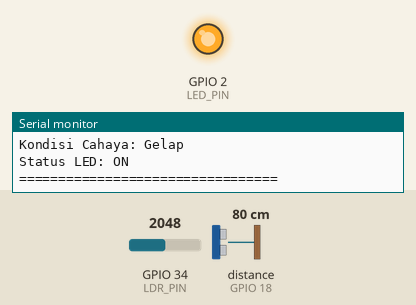
This sketch was run on a simulated ESP32. On the bench: output pins drawn as LEDs (lit = HIGH), the last lines printed to the serial monitor. Wiring (inferred from the names in the program): ultrasonic range finder: trigger GPIO 19; echo GPIO 18. The inputs (shaded band) are chosen by the test bench; at power-on: distance to the obstacle (sensor on GPIO 18) 80 cm, GPIO 34 (LDR_PIN) = 2048. The echo pulse lasts 58.3 µs per cm; WiFi joins after 1.5 s; servers stay silent unless stated; pins used as bus, display or sensor lines are not drawn.

Above: at 2.7 s.
2.8 s: distance to the obstacle (sensor on GPIO 18) set to 97 cm
4.3 s: distance to the obstacle (sensor on GPIO 18) set to 105 cm
At 5.2 s:
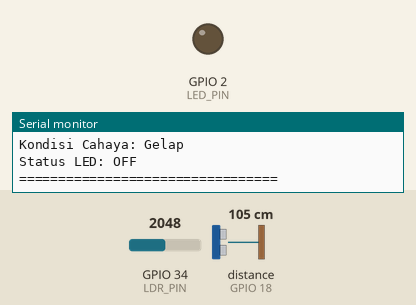
Timing chart, 0 to 7.3 s (numbered marks = the images above; inputs shaded):
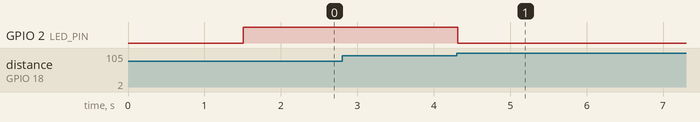

Measured:
- the behaviour switches between 100 and 101 cm on distance to the obstacle (sensor on GPIO 18) (found by bisection; images 0 and 1)
- after the input at 4.3 s, GPIO 2 (LED_PIN): HIGH → LOW at once

The sketch:

sketch_nov17a.ino
```cpp
#include <WiFi.h>
#include <WebServer.h>

// ================ WIFI CONFIGURATION ================
const char* ssid = "Mode Pesawat";
const char* password = "aaaaaaaa";

// ================ PIN CONFIGURATION =================
#define TRIG_PIN 19
#define ECHO_PIN 18
#define LDR_PIN 34
#define LED_PIN 2

// ================ SYSTEM CONFIGURATION ==============
const int LIGHT_THRESHOLD = 2000;
const float DISTANCE_THRESHOLD = 100.0;

// ================ VARIABLES =========================
WebServer server(80);

float distance = -1;
int ldrValue = 0;

bool objectDetected = false;
bool isDark = false;
bool ledStatus = false;

bool wifiConnected = false;

// ================ HTML DASHBOARD ====================
const char webpage[] PROGMEM = R"rawliteral(
<!DOCTYPE html>
<html>
<head>
<meta name="viewport" content="width=device-width, initial-scale=1">
<title>Smart Room Monitoring</title>

<style>
body {
  font-family: Arial, sans-serif;
  background: #eef2f7;
  text-align: center;
  padding: 20px;
}

.container {
  max-width: 500px;
  margin: auto;
}

.card {
  background: white;
  padding: 20px;
  margin: 15px 0;
  border-radius: 12px;
  box-shadow: 0 2px 8px #ccc;
}

.value {
  font-size: 26px;
  font-weight: bold;
  color: #2563eb;
}

.status {
  font-size: 18px;
  font-weight: bold;
}

.online {
  color: green;
}

.offline {
  color: red;
}
</style>
</head>

<body>

<div class="container">

<h2>Smart Room Monitoring</h2>
<p>ESP32 IoT Dashboard</p>

<div class="card">
<h3>Status WiFi</h3>
<p class="status" id="wifi">Loading...</p>
<p id="ip">IP Address: -</p>
</div>

<div class="card">
<h3>Jarak Objek</h3>
<p class="value" id="distance">Loading...</p>
</div>

<div class="card">
<h3>Intensitas Cahaya (ADC)</h3>
<p class="value" id="light">Loading...</p>
</div>

<div class="card">
<h3>Status Objek</h3>
<p class="value" id="object">Loading...</p>
</div>

<div class="card">
<h3>Kondisi Ruangan</h3>
<p class="value" id="room">Loading...</p>
</div>

<div class="card">
<h3>Status LED</h3>
<p class="value" id="led">Loading...</p>
</div>

</div>

<script>
async function updateData() {
  try {
    const response = await fetch('/data');
    const data = await response.json();

    document.getElementById('wifi').innerText =
      data.wifi ? 'TERHUBUNG' : 'TERPUTUS';

    document.getElementById('wifi').className =
      data.wifi ? 'status online' : 'status offline';

    document.getElementById('ip').innerText =
      'IP Address: ' + data.ip;

    document.getElementById('distance').innerText =
      data.distance < 0
      ? 'Tidak terbaca'
      : data.distance + ' cm';

    document.getElementById('light').innerText =
      data.light;

    document.getElementById('object').innerText =
      data.object ? 'Objek Terdeteksi' : 'Tidak Ada Objek';

    document.getElementById('room').innerText =
      data.dark ? 'Gelap' : 'Terang';

    document.getElementById('led').innerText =
      data.led ? 'MENYALA' : 'MATI';

  } catch (error) {
    document.getElementById('wifi').innerText =
      'SERVER TIDAK TERJANGKAU';
    document.getElementById('wifi').className =
      'status offline';

    console.log('Gagal mengambil data');
  }
}

setInterval(updateData, 1000);
updateData();
</script>

</body>
</html>
)rawliteral";

// ================ ULTRASONIC READING ================
float readDistance() {

  digitalWrite(TRIG_PIN, LOW);
  delayMicroseconds(2);

  digitalWrite(TRIG_PIN, HIGH);
  delayMicroseconds(10);
  digitalWrite(TRIG_PIN, LOW);

  unsigned long duration =
    pulseIn(ECHO_PIN, HIGH, 30000);

  if (duration == 0) {
    return -1;
  }

  float result = duration * 0.0343 / 2;

  return result;
}

// ================ SENSOR PROCESSING =================
void readSensors() {

  distance = readDistance();
  ldrValue = analogRead(LDR_PIN);

  // Deteksi objek maksimal 100 cm
  objectDetected =
    (distance > 0 && distance <= DISTANCE_THRESHOLD);

  // Nilai ADC tinggi berarti gelap
  isDark = (ldrValue >= LIGHT_THRESHOLD);

  // LED ON jika objek dekat dan kondisi gelap
  ledStatus = objectDetected && isDark;

  digitalWrite(LED_PIN, ledStatus ? HIGH : LOW);
}

// ================ WIFI STATUS =======================
String getWiFiStatus() {

  if (WiFi.status() == WL_CONNECTED) {
    return "Terhubung";
  }

  return "Terputus";
}

// ================ SERIAL MONITOR ====================
void printData() {

  Serial.println();
  Serial.println("===== SMART ROOM MONITORING =====");

  Serial.print("Status WiFi: ");
  Serial.println(getWiFiStatus());

  Serial.print("IP Address: ");

  if (WiFi.status() == WL_CONNECTED) {
    Serial.println(WiFi.localIP());
  } else {
    Serial.println("Tidak tersedia");
  }

  Serial.print("Jarak Objek: ");

  if (distance < 0) {
    Serial.println("Tidak terbaca");
  } else {
    Serial.print(distance);
    Serial.println(" cm");
  }

  Serial.print("Status Objek: ");
  Serial.println(objectDetected ? "Terdeteksi" : "Tidak Ada");

  Serial.print("Nilai LDR: ");
  Serial.println(ldrValue);

  Serial.print("Kondisi Cahaya: ");
  Serial.println(isDark ? "Gelap" : "Terang");

  Serial.print("Status LED: ");
  Serial.println(ledStatus ? "ON" : "OFF");

  Serial.println("=================================");
}

// ================ WEB SERVER ========================
void handleRoot() {

  server.send_P(200, "text/html", webpage);
}

void handleData() {

  bool wifiStatus = (WiFi.status() == WL_CONNECTED);

  String ipAddress = wifiStatus
    ? WiFi.localIP().toString()
    : "-";

  String json = "{";

  json += "\"distance\":" + String(distance, 1) + ",";
  json += "\"light\":" + String(ldrValue) + ",";
  json += "\"object\":" + String(objectDetected ? "true" : "false") + ",";
  json += "\"dark\":" + String(isDark ? "true" : "false") + ",";
  json += "\"led\":" + String(ledStatus ? "true" : "false") + ",";
  json += "\"wifi\":" + String(wifiStatus ? "true" : "false") + ",";
  json += "\"ip\":\"" + ipAddress + "\"";

  json += "}";

  server.send(200, "application/json", json);
}

// ================ WIFI CONNECTION ===================
void connectWiFi() {

  WiFi.mode(WIFI_STA);
  WiFi.begin(ssid, password);

  Serial.print("Menghubungkan ke WiFi");

  unsigned long startAttempt = millis();

  while (WiFi.status() != WL_CONNECTED &&
         millis() - startAttempt < 20000) {

    delay(500);
    Serial.print(".");
  }

  Serial.println();

  if (WiFi.status() == WL_CONNECTED) {

    Serial.println("WiFi Connected!");

    Serial.print("IP Address: ");
    Serial.println(WiFi.localIP());

  } else {

    Serial.println("WiFi Connection Failed!");
  }
}

// ================ SETUP =============================
void setup() {

  Serial.begin(115200);

  pinMode(TRIG_PIN, OUTPUT);
  pinMode(ECHO_PIN, INPUT);
  pinMode(LED_PIN, OUTPUT);
  pinMode(LDR_PIN, INPUT);

  digitalWrite(TRIG_PIN, LOW);
  digitalWrite(LED_PIN, LOW);

  Serial.println();
  Serial.println("Starting Smart Room Monitoring...");

  // Connect WiFi
  connectWiFi();

  // Configure Web Server
  server.on("/", handleRoot);
  server.on("/data", handleData);

  server.begin();

  Serial.println("Web Server Started!");
}

// ================ MAIN LOOP =========================
void loop() {

  server.handleClient();

  static unsigned long lastSensorRead = 0;
  static unsigned long lastPrint = 0;
  static unsigned long lastWiFiCheck = 0;

  // Sensor reading every 100 ms
  if (millis() - lastSensorRead >= 100) {

    lastSensorRead = millis();

    readSensors();
  }

  // Print data every 1 second
  if (millis() - lastPrint >= 1000) {

    lastPrint = millis();

    printData();
  }

  // Check WiFi every 5 seconds
  if (millis() - lastWiFiCheck >= 5000) {

    lastWiFiCheck = millis();

    if (WiFi.status() != WL_CONNECTED) {

      Serial.println("WiFi terputus! Mencoba menghubungkan kembali...");

      WiFi.reconnect();
    }
  }
}
```
